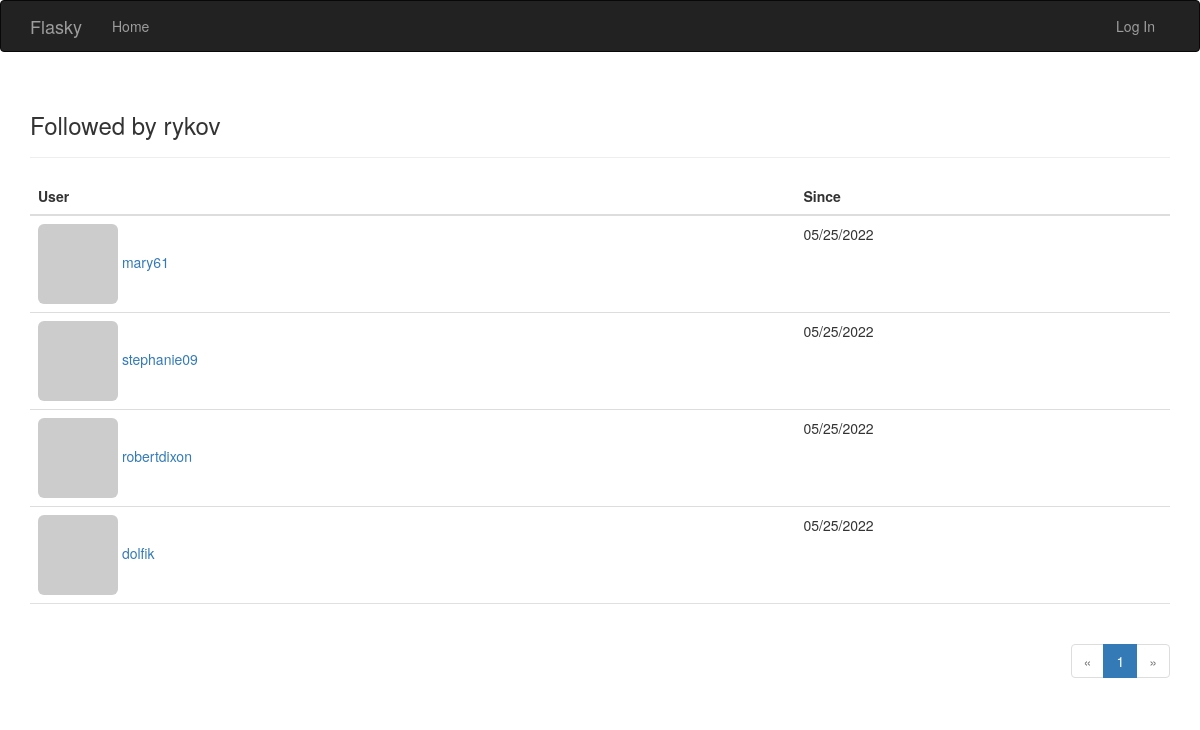
The app's page /followed_by/rykov with its own data.
### app/models.py (models this page shows, shortened)
class User(UserMixin, db.Model):
    __tablename__ = 'users'
    id = db.Column(db.Integer, primary_key=True)
    email = db.Column(db.String(64), unique=True, index=True)
    username = db.Column(db.String(64), unique=True, index=True)
    password_hash = db.Column(db.String(128))
    role_id = db.Column(db.Integer, db.ForeignKey('roles.id'))
    confirmed = db.Column(db.Boolean, default=False)
    name = db.Column(db.String(64))
    location = db.Column(db.String(64))
    about_me = db.Column(db.Text())
    member_since = db.Column(db.DateTime(), default=datetime.utcnow)
    last_seen = db.Column(db.DateTime(), default=datetime.utcnow)
    avatar_hash = db.Column(db.String(32))
    posts = db.relationship('Post', backref='author', lazy='dynamic')
    comments = db.relationship('Comment', backref='author', lazy='dynamic')
    followed = db.relationship('Follow',
                               foreign_keys=[Follow.follower_id],
                               backref=db.backref('follower', lazy='joined'),
                               lazy='dynamic',
                               cascade='all, delete-orphan')
    followers = db.relationship('Follow',
                                foreign_keys=[Follow.followed_id],
                                backref=db.backref('followed', lazy='joined'),
                                lazy='dynamic',
                                cascade='all, delete-orphan')
    @property
    def password(self):
        raise AttributeError('password is not a readable attribute')
    def gravatar(self, size=100, default='identicon', rating='g'):
        if request.is_secure:
            url = 'https://secure.gravatar.com/avatar'
        else:
            url = 'http://secure.gravatar.com/avatar'
        hash = hashlib.md5(self.email.lower().encode('utf-8')).hexdigest()
        return f'{url}/{hash}?s={size}&d={default}&r={rating}'

class Follow(db.Model):
    __tablename__ = 'follows'
    follower_id = db.Column(db.Integer, db.ForeignKey('users.id'),
                            primary_key=True)
    followed_id = db.Column(db.Integer, db.ForeignKey('users.id'),
                            primary_key=True)
    timestamp = db.Column(db.DateTime, default=datetime.utcnow)

### app/main/views.py (the view)
@main.route('/followed_by/<username>')
def followed_by(username):
    user = User.query.filter_by(username=username).first()
    if user is None:
        flash('Invalid user.')
        return redirect(url_for('.index'))
    page = request.args.get('page', 1, type=int)
    pagination = user.followed.paginate(
        page, per_page=current_app.config['FLASKY_FOLLOWERS_PER_PAGE'],
        error_out=False)
    follows = [{'user': item.followed, 'timestamp': item.timestamp}
               for item in pagination.items]
    return render_template('followers.html', user=user, title='Followed by',
                           endpoint='.followed_by', pagination=pagination,
                           follows=follows)

### app/auth/views.py (called while the page is built)
@auth.before_app_request
def before_request():
    if current_user.is_authenticated:
        current_user.ping()
        if not current_user.confirmed \
                and request.blueprint != 'auth' \
                and request.endpoint != 'static':
            return redirect(url_for('auth.unconfirmed'))

### app/main/__init__.py (called while the page is built)
@main.app_context_processor
def inject_permissions():
    return dict(Permission=Permission)

### app/models.py (called while the page is built)
    def can(self, permissions):
        return False

### app/templates/followers.html (shortened to what this page needs)
{% extends "base.html" %}
{% import "bootstrap/wtf.html" as wtf %}
{% import "_macros.html" as macros %}
{% block page_content %}
<div class="page-header"><h3>{{ title }} {{ user.username }}</h3></div>
<table class="table table-hover followers">
    <thead><tr><th>User</th><th>Since</th></tr></thead>
 <tr>
{% for follow in follows %}
     {% if follow.user != user %}
        <td><a href="{{ url_for('.user', username=follow.user.username) }}"><img class="img-rounded" src="{{ follow.user.gravatar(size=32) }}"> {{ follow['user'].username }}
        </a>
        </td>
        <td>{{ moment(follow.timestamp).format('L') }}</td>
 </tr>
    {% endif %}
            {% endfor %}
</table>
<div class="pagination">
    {{ macros.pagination_widget(pagination, endpoint, username=user.username) }}
</div>
</div>
{% endblock %}

### app/templates/base.html (shortened to what this page needs)
{% extends "bootstrap/base.html" %}
{% block head %}
{{ super() }}
<link rel="stylesheet" type="text/css" href="{{ url_for('static', filename='styles.css') }}">
{% endblock %}
{% block navbar %}
<div class="navbar navbar-inverse" role="navigation">
    <div class="container">
        <div class="navbar-header">
            <a class="navbar-brand" href="/">Flasky</a>
        </div>
        <div class="navbar-collapse collapse">
            <ul class="nav navbar-nav">
                <li><a href="/">Home</a></li>
            </ul>
            <ul class="nav navbar-nav navbar-right">
                {% if current_user.is_authenticated %}
            <li class="dropdown">
            <a href="#" class="dropdown-toggle" data-toggle="dropdown">
            <img src="{{ current_user.gravatar(size=18) }}">
                &nbsp;{{ current_user.username }} <b class="caret"></b></a>
                    <ul class="dropdown-menu">
                         <li><a href="#">Change Password</a></li>
                        <li><a href="#">Change Email</a></li>
                        <li><a href="{{ url_for('auth.logout') }}">Log Out</a></li>
                    </ul></li>
                    {% else %}
                <li><a href="{{ url_for('auth.login') }}">Log In</a></li>
                {% endif %}
            </ul>
        </div>
    </div>
</div>
{% endblock %}
{% block content %}
<div class="container">
    {% block page_content %}{% endblock %}
{% endblock %}

### app/templates/_macros.html
{% macro pagination_widget(pagination, endpoint) %}
<ul class="pagination">
  <li{% if not pagination.has_prev %} class="disabled"{% endif %}>
    <a href="{% if pagination.has_prev %}{{ url_for(endpoint,
       page = pagination.page - 1, **kwargs) }}{% else %}#{% endif %}">
  &laquo;</a>
  </li>
  {% for p in pagination.iter_pages() %}
  {% if p %}
    {% if p == pagination.page %}
    <li class="active">
      <a href="{{ url_for(endpoint, page = p, **kwargs) }}">{{ p }}</a>
    </li>
    {% else %}
  <li>
    <a href="{{ url_for(endpoint, page = p, **kwargs) }}">{{ p }}</a>
  </li>
  {% endif %}
  {% else %}
  <li class="disabled"><a href="#">&hellip;</a></li>
  {% endif %}
  {% endfor %}
  <li{% if not pagination.has_next %} class="disabled"{% endif %}>
  <a href="{% if pagination.has_next %}{{ url_for(endpoint,
    page = pagination.page + 1, **kwargs) }}{% else %}#{% endif %}">
    &raquo;
  </a>
  </li>
</ul>
{% endmacro %}

### app/static/styles.css (style rules this page uses)
div.pagination { width: 100%; text-align: right; padding: 0px; margin: 0px; }
.table.followers tr { border-bottom: 1px solid #e0e0e0; }

### records on screen
User: username "rykov"
User: user.username "mary61"
Follow: timestamp "05/25/2022"
User: user.username "stephanie09"
Follow: timestamp "05/25/2022"
User: user.username "robertdixon"
Follow: timestamp "05/25/2022"
User: user.username "dolfik"
Follow: timestamp "05/25/2022"

### other values on screen
{{ title }} "Followed by"
{{ p }} "1"
